Frame 1 (no input): blank canvas, image omitted
Frame 60 (the mouse pressed at the canvas centre just before this capture): blank canvas, image omitted
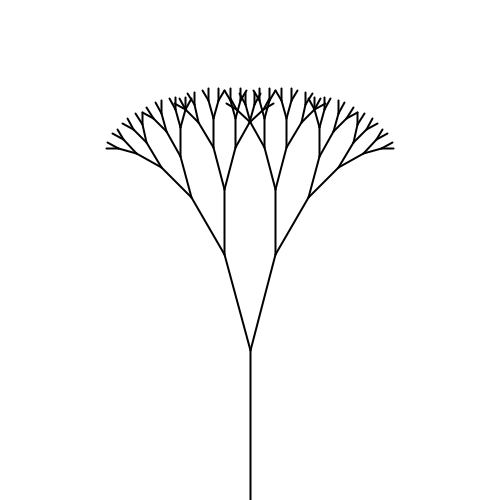
Frame 120 (the mouse held since frame 60 and released just before this capture)

The Processing sketch whose frames 1 and 60 were blank and that drew this single picture after the mouse press (run headless with seeded random() and noise(); from frame 60 on, the mouse is pressed at the canvas centre):

// Processing sketch: tree_recursive
// ── tree_recursive.pde
// Recursive Tree
// YunFei
void setup() {
  size(500, 500);
}
 
int n = 0; // n is for displaying branch number

void draw() {
  //background(255);
  //drawBranch(150);
  background(255);
  translate(width/2, height);
  stroke(0);
  drawBranch(150);
  //n = 0;
}
 
void drawBranch(float len) {
  float theta = map(mouseX, 0, width, 0, PI/6);
 
  strokeWeight(2);
  line(0, 0, 0, -len);
 
  translate(0, -len);
  fill(0, 102, 153);
  //text(n,0,0);
  //n++;
  len *= 0.66;
 
  if (len > 10) {
    pushMatrix();
    rotate(theta);
    drawBranch(len);
    popMatrix();    
 
    pushMatrix();
    rotate(-theta);
    drawBranch(len);
    popMatrix();
  }
}
